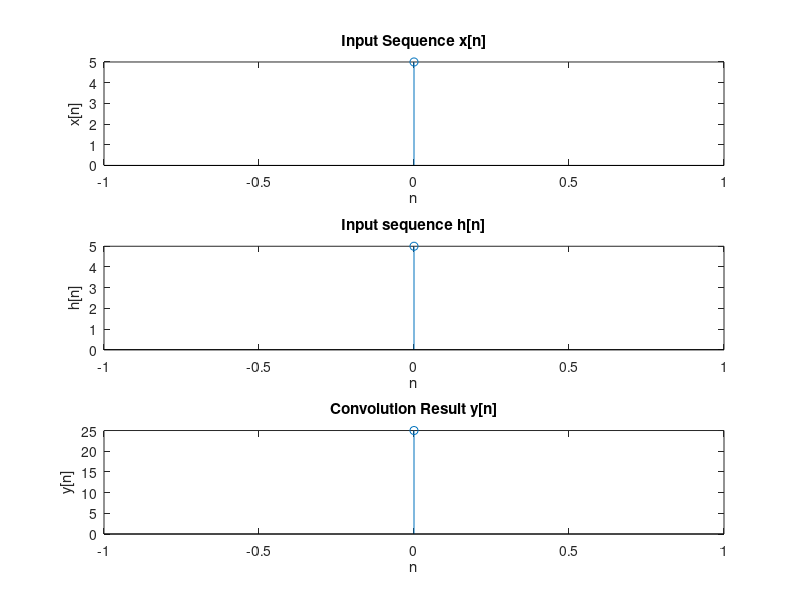

The MATLAB script that drew this image:
%Circular convolution using linear convolution 
clc; 
close all; 
clear; 
x=input("Enter Sequence 1:"); 
h=input("Enter Sequence 2:"); 
y=conv(x,h); 
n=max(length(x),length(h)); 
z=y(1:n); 
a=y(n+1:length(y)); 
disp(z); 
disp(a); 
a_new=[a zeros(1,n-length(a))]; 
disp(a_new); 
y=z+a_new; 
disp("Circular convolution product y:") 
disp(y); 
% Plotting the input sequences and the convolution result 
 
% Create a figure window 
figure; 
 
% Plot the first sequence x 
subplot(3, 1, 1); 
stem(0:length(x)-1, x); 
title('Input Sequence x[n]'); 
xlabel('n'); 
ylabel('x[n]');
% Plot the second sequence h 
subplot(3, 1, 2); 
stem(0:length(h)-1, h); 
title('Input sequence h[n]'); 
xlabel('n'); 
ylabel('h[n]'); 
 
% Plot the convolution result y 
subplot(3, 1, 3); 
stem(0:n-1, y); 
title('Convolution Result y[n]'); 
xlabel('n'); 
ylabel('y[n]');
